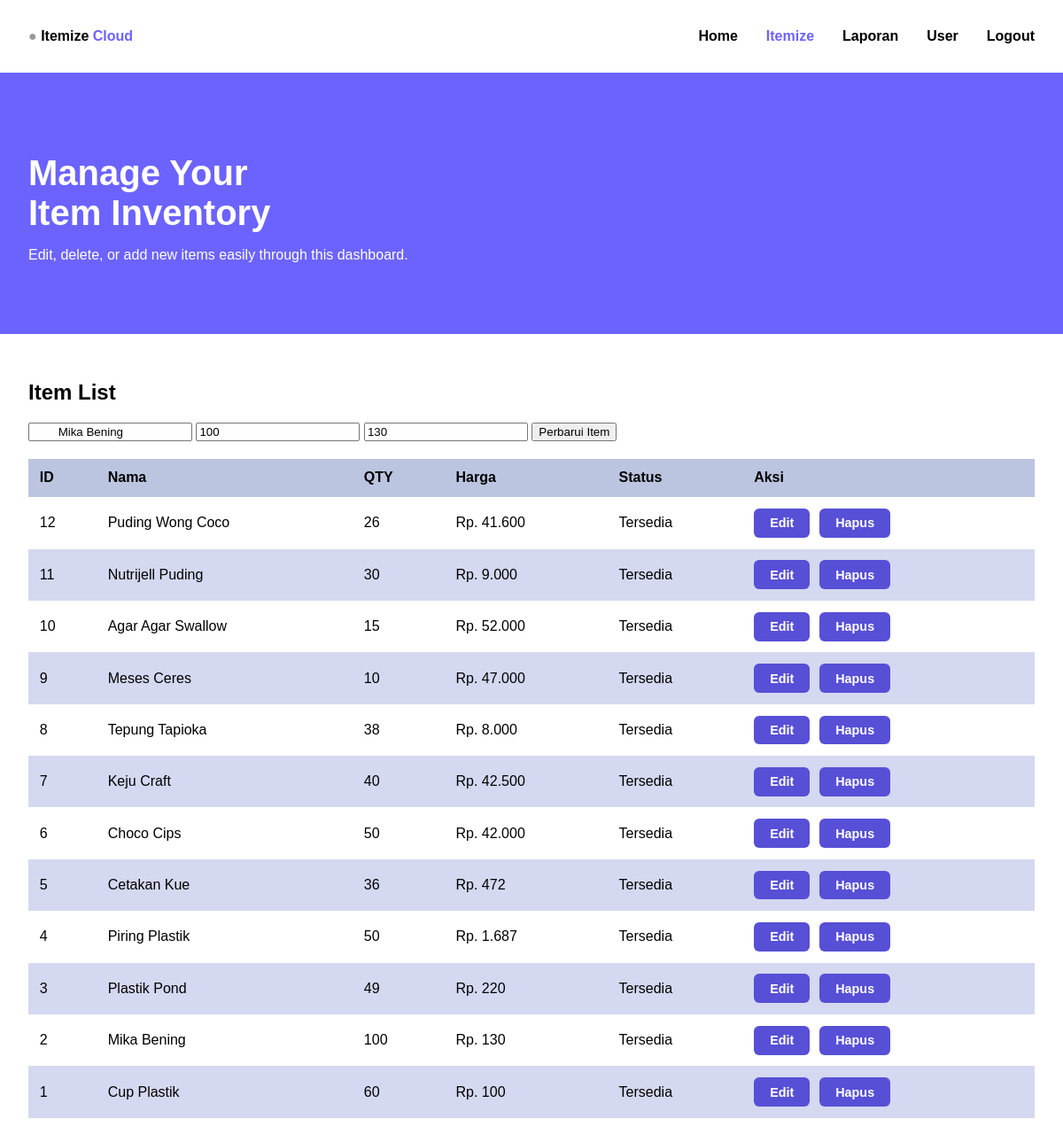
/menu/itemize.php?edit=2 (signed in), run on the app's committed database.
### tables this page shows
CREATE TABLE `tb_barang` (
  `id` int(11) NOT NULL,
  `name` varchar(100) NOT NULL,
  `qty` int(11) NOT NULL,
  `harga` int(11) NOT NULL,
  `status` varchar(50) NOT NULL
);

### menu/itemize.php (the view, shortened to what this page needs)
<?php
require '../function/functions.php';
$userId = $_SESSION['id'];
$result = mysqli_query($conn, "SELECT role FROM user WHERE id = $userId");
$row = mysqli_fetch_assoc($result);
$editData = null;
if (isset($_GET['edit'])) {
    $id = (int)$_GET['edit'];
    $res = $conn->query("SELECT * FROM tb_barang WHERE id = '$id'");
    $editData = $res->fetch_assoc();
}
$sql = "SELECT * FROM tb_barang ORDER BY id DESC";
$result = $conn->query($sql);
?>
<!DOCTYPE html>
<html lang="id">
<head>
    <link rel="stylesheet" href="style.css">
</head>
<body>
    <nav>
        <div class="logo"><span>●</span><b> Itemize <span>Cloud</span></b></div>
        <ul class="nav-links">
            <li><a href="home.php">Home</a></li>
            <?php if ($row['role'] == 'admin'): ?>
                <li><a href="#" class="active">Itemize</a></li>
                <li><a href="laporan.php">Laporan</a></li>
                <li><a href="user.php">User</a></li>
            <?php endif; ?>
            <li><a href="../logout.php">Logout</a></li>
        </ul>
    </nav>
    <header class="hero">
        <h1>Manage Your<br>Item Inventory</h1>
        <p>Edit, delete, or add new items easily through this dashboard.</p>
    </header>
    <main>
        <h2>Item List</h2>
        <form method="POST" style="margin-bottom: 20px;">
            <input type="text" name="name" placeholder="Nama Barang" required value="<?= htmlspecialchars($editData['name'] ?? '') ?>">
            <input type="number" name="qty" placeholder="QTY" required value="<?= $editData['qty'] ?? '' ?>">
            <input type="text" name="harga" placeholder="Harga" required value="<?= $editData['harga'] ?? '' ?>">
            <button type="submit"><?= $editData ? 'Perbarui Item' : 'Tambah Item' ?></button>
        </form>
        <table>
            <thead>
                <tr>
                    <th>ID</th>
                    <th>Nama</th>
                    <th>QTY</th>
                    <th>Harga</th>
                    <th>Status</th>
                    <th>Aksi</th>
                </tr>
            </thead>
            <tbody>
                <?php while ($row = $result->fetch_assoc()): ?>
                    <tr>
                        <td><?= $row['id'] ?></td>
                        <td><?= htmlspecialchars($row['name']) ?></td>
                        <td><?= $row['qty'] ?></td>
                        <td>Rp. <?= number_format((int)$row['harga'], 0, ',', '.') ?></td>
                        <td><?= $row['status'] ?></td>
                        <td>
                            <a href="?edit=<?= $row['id'] ?>" class="btn-modern edit">Edit</a>
                            <a href="?delete=<?= $row['id'] ?>" class="btn-modern delete" onclick="return confirm('Hapus item ini?')">Hapus</a>
                        </td>
                    </tr>
                <?php endwhile; ?>
            </tbody>
        </table>
    </main>
</body>
</html>

### menu/style.css (style rules this page uses)
body { font-family: Arial, sans-serif; margin: 0; padding: 0; background: #fff; color: #000; }
nav { background: #fff; display: flex; justify-content: space-between; padding: 1rem 2rem; align-items: center; box-shadow: 0 2px 5px rgba(0,0,0,0.1); }
.logo span { color: #999; }
.logo b span { color: #6c63ff; }
.nav-links { list-style: none; display: flex; gap: 2rem; }
.nav-links a { text-decoration: none; color: #000; font-weight: bold; transition: color 0.3s; }
.nav-links a.active { color: #6c63ff; }
.hero { background: #6c63ff; color: white; padding: 4rem 2rem; text-align: left; }
.hero h1 { font-size: 2.5rem; margin-bottom: 1rem; }
main { padding: 2rem; }
table { width: 100%; border-collapse: collapse; margin-top: 1rem; }
table thead { background-color: #bcc5e0; }
table tbody tr:nth-child(even) { background-color: #d4d8f0; }
table td, table th { padding: 0.8rem; text-align: left; }
.btn-modern { padding: 0.4rem 1rem; border-radius: 6px; font-size: 0.9rem; font-weight: 600; text-decoration: none; display: inline-block; transition: background-color 0.3s, transform 0.2s; color: white; margin-right: 0.4rem; border: 2px solid transparent; }
.btn-modern.edit { background-color: #574fd6; }
.btn-modern.delete { background-color: #574fd6; }

### data on the page
tb_barang: name "Mika Bening", qty "100", harga "130", id "2", status "Tersedia"
tb_barang: id "12", name "Puding Wong Coco", qty "26", harga "41.600", status "Tersedia"
tb_barang: id "11", name "Nutrijell Puding", qty "30", harga "9.000", status "Tersedia"
tb_barang: id "10", name "Agar Agar Swallow", qty "15", harga "52.000", status "Tersedia"
tb_barang: id "9", name "Meses Ceres", qty "10", harga "47.000", status "Tersedia"
tb_barang: id "8", name "Tepung Tapioka", qty "38", harga "8.000", status "Tersedia"
tb_barang: id "7", name "Keju Craft", qty "40", harga "42.500", status "Tersedia"
tb_barang: id "6", name "Choco Cips", qty "50", harga "42.000", status "Tersedia"
tb_barang: id "5", name "Cetakan Kue", qty "36", harga "472", status "Tersedia"
tb_barang: id "4", name "Piring Plastik", qty "50", harga "1.687", status "Tersedia"
tb_barang: id "3", name "Plastik Pond", qty "49", harga "220", status "Tersedia"
tb_barang: id "1", name "Cup Plastik", qty "60", harga "100", status "Tersedia"
